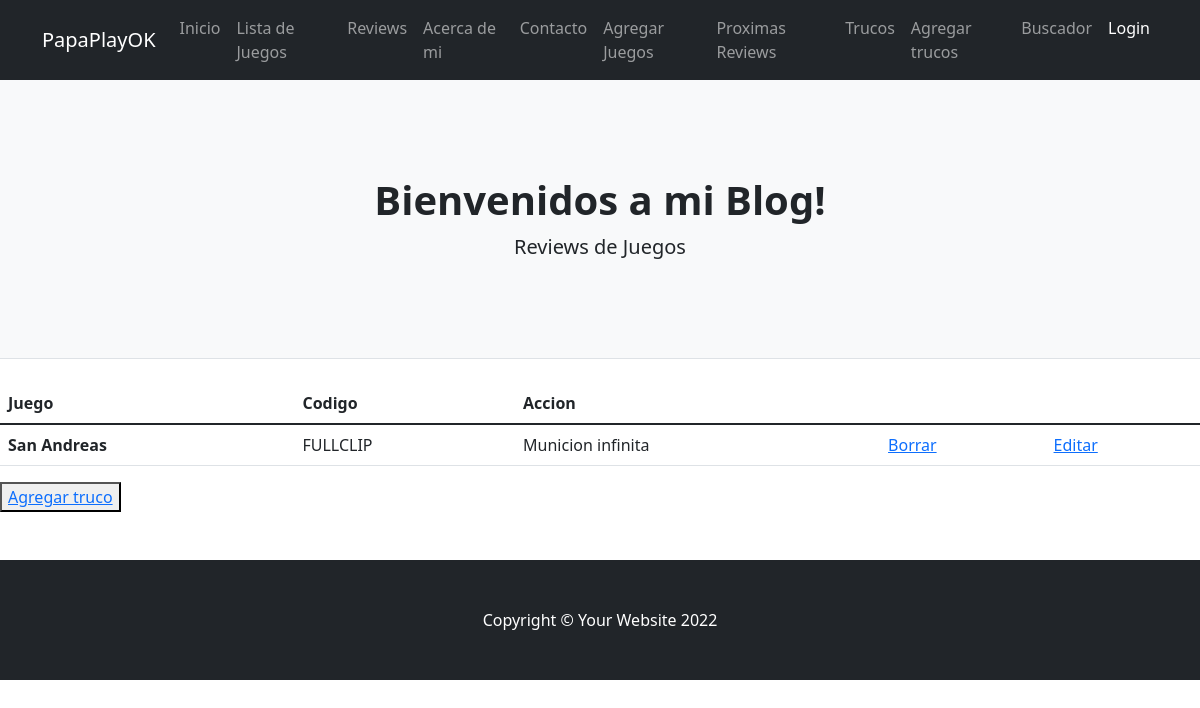
Screenshot of /appjuegos/trucos with the database file from the repository.
### AppJuegos/models.py (models this page shows, shortened)
class Trucos(models.Model):
    juego=models.CharField(max_length=40)
    codigo=models.CharField(max_length=40)
    accion=models.CharField(max_length=40)

### AppJuegos/views.py (the view)
# urls.py: path("trucos",views.trucos,name="trucos"),
def trucos(request):
    listatrucos= Trucos.objects.all()
    dicc={"listatrucos":listatrucos}
    plantilla = loader.get_template("trucos.html")
    documento=plantilla.render(dicc)
    return HttpResponse(documento)

### AppJuegos/template/trucos.html
{% extends "padre.html" %}
{%load static%}
{% block contenido %}
 <main>
    <table class="table">
        <thead>
          <tr>
            <th scope="col">Juego</th>
            <th scope="col">Codigo</th>
            <th scope="col">Accion</th>
          </tr>
        </thead>
        <tbody>
          {% for n in listatrucos %}
          <tr>
            <th scope="row">{{n.juego}}</th>
            <td>{{n.codigo}}</td>
            <td>{{n.accion}}</td>
            <td><a href="{% url 'eliminatruco' n.id %}">Borrar</a></td>
            <td><a href="{% url 'editartrucos' n.id %}">Editar</a></td>
          </tr>
          {%endfor%}
        </tbody>
      </table>
      <button>
        <a href="agregartrucos">Agregar truco</a>
      </button>
 </main>
 {%endblock%}

### rows the page displays
Trucos: juego "San Andreas", codigo "FULLCLIP", accion "Municion infinita"
